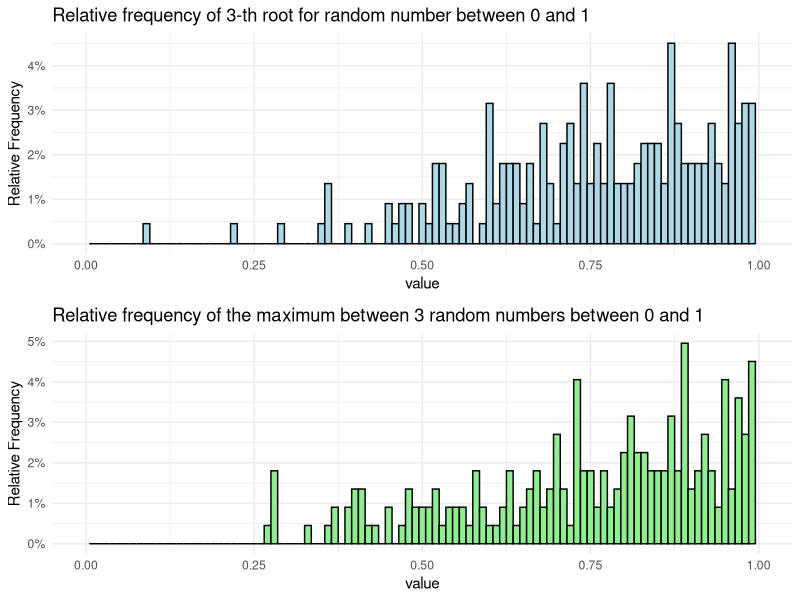
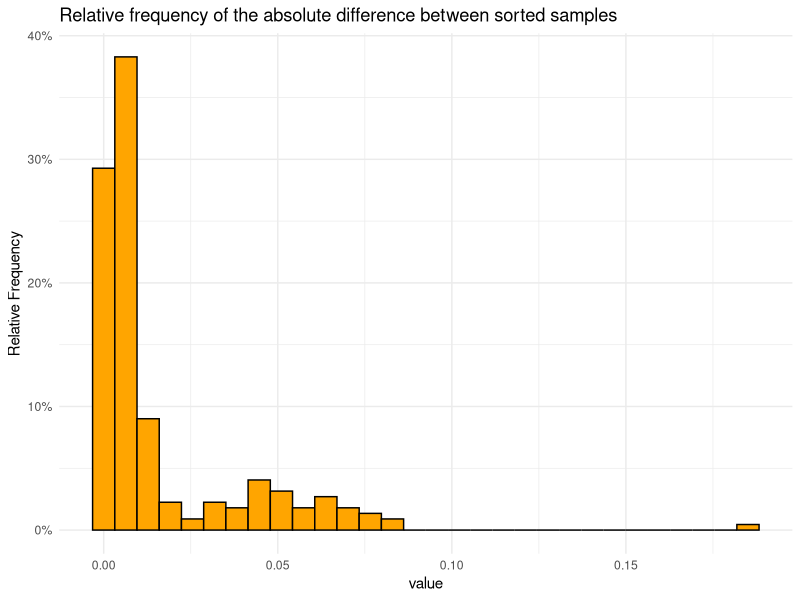

R code for these plots, in order:
set.seed(123)
library(tidyverse)
library(gridExtra)

# Set lenght and dimensions
l <- 222
d <- 3

# Generate random numbers and compute the n-th root
a <- as.data.frame(runif(l)^(1/d))
colnames(a) <- "value"

# Compute the max between n random generated numbers 
b <- as.data.frame(vector(length = l))
for (i in 1:l) {
  max_value <- max(sapply(1:d, function(j) runif(1))) 
  b[i, 1] <- max_value
}
colnames(b) <- "value"

# Create the histogram plot
p2 <- ggplot(b, aes(x = value)) + 
  geom_histogram(aes(y = after_stat(count/sum(count))), binwidth = 0.01, fill = "lightgreen", color = "black") + scale_y_continuous(labels = scales::percent) +
  labs(title = paste("Relative frequency of the maximum between ", d, " random numbers between 0 and 1", sep = ""), 
       y = "Relative Frequency") + xlim(0, 0.999999999) + theme_minimal()

p1 <- ggplot(a, aes(x = value)) + 
  geom_histogram(aes(y = after_stat(count/sum(count))), binwidth = 0.01, fill = "lightblue", color = "black") + scale_y_continuous(labels = scales::percent) +
  labs(title = paste("Relative frequency of ", d, "-th root for random number between 0 and 1", sep = ""), 
       y = "Relative Frequency") + xlim(0, 0.999999999) + theme_minimal()

grid.arrange(p1, p2, nrow = 2)

# Sort in ascending order the observations of the two DGPs and compute the squared difference between Ai and Bi

a_ord <- a %>% arrange(a) 
b_ord <- b %>% arrange(b)
c <- abs(a_ord - b_ord)
ggplot(c, aes(x = value)) + geom_histogram(aes(y = after_stat(count/sum(count))), fill = "orange", color = "black") +
  scale_y_continuous(labels = scales::percent) + labs(title = paste("Relative frequency of the absolute difference between sorted samples"), 
       y = "Relative Frequency") + theme_minimal()

# Do these Data Generation Processes give the same frequency distribution?
# Xi = runif(min=0, max=1)
# a <- P( X1^(1/d) <= z) = z^d
# b <- P( max(X1,...,Xd) <= z) = z^d
# Perform Wilcoxon test (H0: Fa(X) = Fb(X) for all x)
# Reject H0 if p-value < 0.05

wilcox.test(a[,1], b[,1])


rm(list=ls())
cat("\014")
dev.off()
